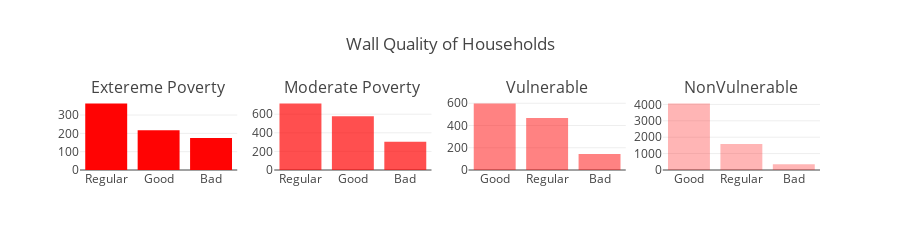
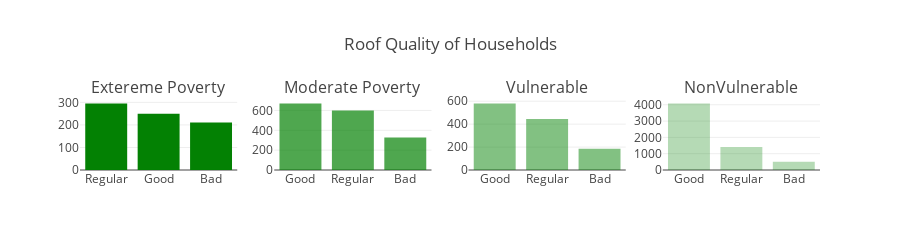
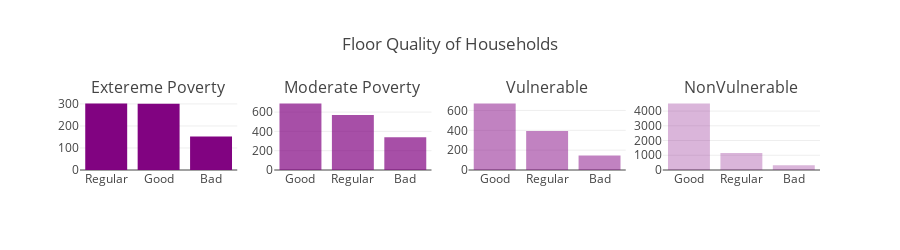

The cell these charts' notebook holds for them, in order:
### Markdown cell above
## 4.2 Quality of Walls, Roof, and Floor

### Code cell
def find_prominent2(row, mats):
    for i,c in enumerate(mats):
        if row[c] == 1 and c.endswith("1"):
            return "Bad"
        elif row[c] == 1 and c.endswith("2"):
            return "Regular"
        elif row[c] == 1 and c.endswith("3"):
            return "Good"
    return 

badwl = [c for c in train.columns if c.startswith("epar")]
badrf = [c for c in train.columns if c.startswith("etec")]
badfl = [c for c in train.columns if c.startswith("eviv")]
train["WallQuality"] = train.apply(lambda row : find_prominent2(row, badwl), axis=1)
train["RoofQuality"] = train.apply(lambda row : find_prominent2(row, badrf), axis=1)
train["FloorQuality"] = train.apply(lambda row : find_prominent2(row, badfl), axis=1)

wd1 = train[train['Target']==1]['WallQuality'].value_counts()
wd2 = train[train['Target']==2]['WallQuality'].value_counts()
wd3 = train[train['Target']==3]['WallQuality'].value_counts()
wd4 = train[train['Target']==4]['WallQuality'].value_counts()
trace1=go.Bar(x=wd1.index, y=wd1.values, marker=dict(color="red", opacity=0.99), name="Extereme")
trace2=go.Bar(x=wd2.index, y=wd2.values, marker=dict(color="red", opacity=0.69), name="Moderate")
trace3=go.Bar(x=wd3.index, y=wd3.values, marker=dict(color="red", opacity=0.49), name="Vulnerable")
trace4=go.Bar(x=wd4.index, y=wd4.values, marker=dict(color="red", opacity=0.29), name="NonVulnerable")

wd1 = train[train['Target']==1]['RoofQuality'].value_counts()
wd2 = train[train['Target']==2]['RoofQuality'].value_counts()
wd3 = train[train['Target']==3]['RoofQuality'].value_counts()
wd4 = train[train['Target']==4]['RoofQuality'].value_counts()
trace5=go.Bar(x=wd1.index, y=wd1.values, marker=dict(color="green", opacity=0.99), name="Extereme")
trace6=go.Bar(x=wd2.index, y=wd2.values, marker=dict(color="green", opacity=0.69), name="Moderate")
trace7=go.Bar(x=wd3.index, y=wd3.values, marker=dict(color="green", opacity=0.49), name="Vulnerable")
trace8=go.Bar(x=wd4.index, y=wd4.values, marker=dict(color="green", opacity=0.29), name="NonVulnerable")

wd1 = train[train['Target']==1]['FloorQuality'].value_counts()
wd2 = train[train['Target']==2]['FloorQuality'].value_counts()
wd3 = train[train['Target']==3]['FloorQuality'].value_counts()
wd4 = train[train['Target']==4]['FloorQuality'].value_counts()
trace9=go.Bar(x=wd1.index, y=wd1.values, marker=dict(color="purple", opacity=0.99), name="Extereme")
trace10=go.Bar(x=wd2.index, y=wd2.values, marker=dict(color="purple", opacity=0.69), name="Moderate")
trace11=go.Bar(x=wd3.index, y=wd3.values, marker=dict(color="purple", opacity=0.49), name="Vulnerable")
trace12=go.Bar(x=wd4.index, y=wd4.values, marker=dict(color="purple", opacity=0.29), name="NonVulnerable")

fig = tools.make_subplots(rows=1, cols=4, print_grid=False, subplot_titles=["Extereme Poverty", "Moderate Poverty", "Vulnerable", "NonVulnerable"])
fig.append_trace(trace1, 1, 1)
fig.append_trace(trace2, 1, 2)
fig.append_trace(trace3, 1, 3)
fig.append_trace(trace4, 1, 4)
fig['layout'].update(height=250, showlegend=False, title="Wall Quality of Households")
iplot(fig)

fig = tools.make_subplots(rows=1, cols=4, print_grid=False, subplot_titles=["Extereme Poverty", "Moderate Poverty", "Vulnerable", "NonVulnerable"])
fig.append_trace(trace5, 1, 1)
fig.append_trace(trace6, 1, 2)
fig.append_trace(trace7, 1, 3)
fig.append_trace(trace8, 1, 4)
fig['layout'].update(height=250, showlegend=False, title="Roof Quality of Households")
iplot(fig)

fig = tools.make_subplots(rows=1, cols=4, print_grid=False, subplot_titles=["Extereme Poverty", "Moderate Poverty", "Vulnerable", "NonVulnerable"])
fig.append_trace(trace9, 1, 1)
fig.append_trace(trace10, 1, 2)
fig.append_trace(trace11, 1, 3)
fig.append_trace(trace12, 1, 4)
fig['layout'].update(height=250, showlegend=False, title="Floor Quality of Households")
iplot(fig)

### Figure 1 — Plotly figure (JSON) as saved in the notebook; plotly's stock layout.template omitted (floating-point values rounded to 4 significant figures)
{"data": [{"marker": {"color": "red", "opacity": 0.99}, "name": "Extereme", "type": "bar", "uid": "4d011b95-6761-4abc-aef3-aabf23d13487", "x": ["Regular", "Good", "Bad"], "xaxis": "x", "y": [363, 217, 175], "yaxis": "y"}, {"marker": {"color": "red", "opacity": 0.69}, "name": "Moderate", "type": "bar", "uid": "4e982274-497e-4bd5-98fc-843cd39b4aa4", "x": ["Regular", "Good", "Bad"], "xaxis": "x2", "y": [715, 578, 304], "yaxis": "y2"}, {"marker": {"color": "red", "opacity": 0.49}, "name": "Vulnerable", "type": "bar", "uid": "625e268c-9e1a-4a86-8d22-82bd14c4834d", "x": ["Good", "Regular", "Bad"], "xaxis": "x3", "y": [598, 467, 144], "yaxis": "y3"}, {"marker": {"color": "red", "opacity": 0.29}, "name": "NonVulnerable", "type": "bar", "uid": "83768977-be65-43ba-9767-ad4e13de4cef", "x": ["Good", "Regular", "Bad"], "xaxis": "x4", "y": [4056, 1584, 356], "yaxis": "y4"}], "layout": {"annotations": [{"font": {"size": 16}, "showarrow": false, "text": "Extereme Poverty", "x": 0.1062, "xanchor": "center", "xref": "paper", "y": 1, "yanchor": "bottom", "yref": "paper"}, {"font": {"size": 16}, "showarrow": false, "text": "Moderate Poverty", "x": 0.3688, "xanchor": "center", "xref": "paper", "y": 1, "yanchor": "bottom", "yref": "paper"}, {"font": {"size": 16}, "showarrow": false, "text": "Vulnerable", "x": 0.6313, "xanchor": "center", "xref": "paper", "y": 1, "yanchor": "bottom", "yref": "paper"}, {"font": {"size": 16}, "showarrow": false, "text": "NonVulnerable", "x": 0.8938, "xanchor": "center", "xref": "paper", "y": 1, "yanchor": "bottom", "yref": "paper"}], "height": 250, "showlegend": false, "title": {"text": "Wall Quality of Households"}, "xaxis": {"anchor": "y", "domain": [0, 0.2125]}, "xaxis2": {"anchor": "y2", "domain": [0.2625, 0.475]}, "xaxis3": {"anchor": "y3", "domain": [0.525, 0.7375]}, "xaxis4": {"anchor": "y4", "domain": [0.7875, 1]}, "yaxis": {"anchor": "x", "domain": [0, 1]}, "yaxis2": {"anchor": "x2", "domain": [0, 1]}, "yaxis3": {"anchor": "x3", "domain": [0, 1]}, "yaxis4": {"anchor": "x4", "domain": [0, 1]}}}

### Figure 2 — Plotly figure (JSON) as saved in the notebook; plotly's stock layout.template omitted (floating-point values rounded to 4 significant figures)
{"data": [{"marker": {"color": "green", "opacity": 0.99}, "name": "Extereme", "type": "bar", "uid": "9f6f314f-61f4-4a30-8cfc-22d134769f54", "x": ["Regular", "Good", "Bad"], "xaxis": "x", "y": [295, 249, 211], "yaxis": "y"}, {"marker": {"color": "green", "opacity": 0.69}, "name": "Moderate", "type": "bar", "uid": "509d2f31-3793-47e3-a47c-19445f0b1c26", "x": ["Good", "Regular", "Bad"], "xaxis": "x2", "y": [670, 600, 327], "yaxis": "y2"}, {"marker": {"color": "green", "opacity": 0.49}, "name": "Vulnerable", "type": "bar", "uid": "d2dad70e-e113-4c0c-ab20-68fcd26082dd", "x": ["Good", "Regular", "Bad"], "xaxis": "x3", "y": [580, 444, 185], "yaxis": "y3"}, {"marker": {"color": "green", "opacity": 0.29}, "name": "NonVulnerable", "type": "bar", "uid": "6ef218de-4f3e-4617-a3eb-8a58977daa64", "x": ["Good", "Regular", "Bad"], "xaxis": "x4", "y": [4078, 1414, 504], "yaxis": "y4"}], "layout": {"annotations": [{"font": {"size": 16}, "showarrow": false, "text": "Extereme Poverty", "x": 0.1062, "xanchor": "center", "xref": "paper", "y": 1, "yanchor": "bottom", "yref": "paper"}, {"font": {"size": 16}, "showarrow": false, "text": "Moderate Poverty", "x": 0.3688, "xanchor": "center", "xref": "paper", "y": 1, "yanchor": "bottom", "yref": "paper"}, {"font": {"size": 16}, "showarrow": false, "text": "Vulnerable", "x": 0.6313, "xanchor": "center", "xref": "paper", "y": 1, "yanchor": "bottom", "yref": "paper"}, {"font": {"size": 16}, "showarrow": false, "text": "NonVulnerable", "x": 0.8938, "xanchor": "center", "xref": "paper", "y": 1, "yanchor": "bottom", "yref": "paper"}], "height": 250, "showlegend": false, "title": {"text": "Roof Quality of Households"}, "xaxis": {"anchor": "y", "domain": [0, 0.2125]}, "xaxis2": {"anchor": "y2", "domain": [0.2625, 0.475]}, "xaxis3": {"anchor": "y3", "domain": [0.525, 0.7375]}, "xaxis4": {"anchor": "y4", "domain": [0.7875, 1]}, "yaxis": {"anchor": "x", "domain": [0, 1]}, "yaxis2": {"anchor": "x2", "domain": [0, 1]}, "yaxis3": {"anchor": "x3", "domain": [0, 1]}, "yaxis4": {"anchor": "x4", "domain": [0, 1]}}}

### Figure 3 — Plotly figure (JSON) as saved in the notebook; plotly's stock layout.template omitted (floating-point values rounded to 4 significant figures)
{"data": [{"marker": {"color": "purple", "opacity": 0.99}, "name": "Extereme", "type": "bar", "uid": "4453373a-cff5-4313-9b39-ae5815bac6d1", "x": ["Regular", "Good", "Bad"], "xaxis": "x", "y": [302, 301, 152], "yaxis": "y"}, {"marker": {"color": "purple", "opacity": 0.69}, "name": "Moderate", "type": "bar", "uid": "a1ca37d2-af2c-4e46-aa35-8b1a463487a0", "x": ["Good", "Regular", "Bad"], "xaxis": "x2", "y": [689, 569, 339], "yaxis": "y2"}, {"marker": {"color": "purple", "opacity": 0.49}, "name": "Vulnerable", "type": "bar", "uid": "e989d36a-3021-4ebb-894a-53e7a23a59fc", "x": ["Good", "Regular", "Bad"], "xaxis": "x3", "y": [670, 394, 145], "yaxis": "y3"}, {"marker": {"color": "purple", "opacity": 0.29}, "name": "NonVulnerable", "type": "bar", "uid": "30b138ba-0083-4f7f-a61b-4a5a0f6b5cb9", "x": ["Good", "Regular", "Bad"], "xaxis": "x4", "y": [4515, 1151, 330], "yaxis": "y4"}], "layout": {"annotations": [{"font": {"size": 16}, "showarrow": false, "text": "Extereme Poverty", "x": 0.1062, "xanchor": "center", "xref": "paper", "y": 1, "yanchor": "bottom", "yref": "paper"}, {"font": {"size": 16}, "showarrow": false, "text": "Moderate Poverty", "x": 0.3688, "xanchor": "center", "xref": "paper", "y": 1, "yanchor": "bottom", "yref": "paper"}, {"font": {"size": 16}, "showarrow": false, "text": "Vulnerable", "x": 0.6313, "xanchor": "center", "xref": "paper", "y": 1, "yanchor": "bottom", "yref": "paper"}, {"font": {"size": 16}, "showarrow": false, "text": "NonVulnerable", "x": 0.8938, "xanchor": "center", "xref": "paper", "y": 1, "yanchor": "bottom", "yref": "paper"}], "height": 250, "showlegend": false, "title": {"text": "Floor Quality of Households"}, "xaxis": {"anchor": "y", "domain": [0, 0.2125]}, "xaxis2": {"anchor": "y2", "domain": [0.2625, 0.475]}, "xaxis3": {"anchor": "y3", "domain": [0.525, 0.7375]}, "xaxis4": {"anchor": "y4", "domain": [0.7875, 1]}, "yaxis": {"anchor": "x", "domain": [0, 1]}, "yaxis2": {"anchor": "x2", "domain": [0, 1]}, "yaxis3": {"anchor": "x3", "domain": [0, 1]}, "yaxis4": {"anchor": "x4", "domain": [0, 1]}}}
